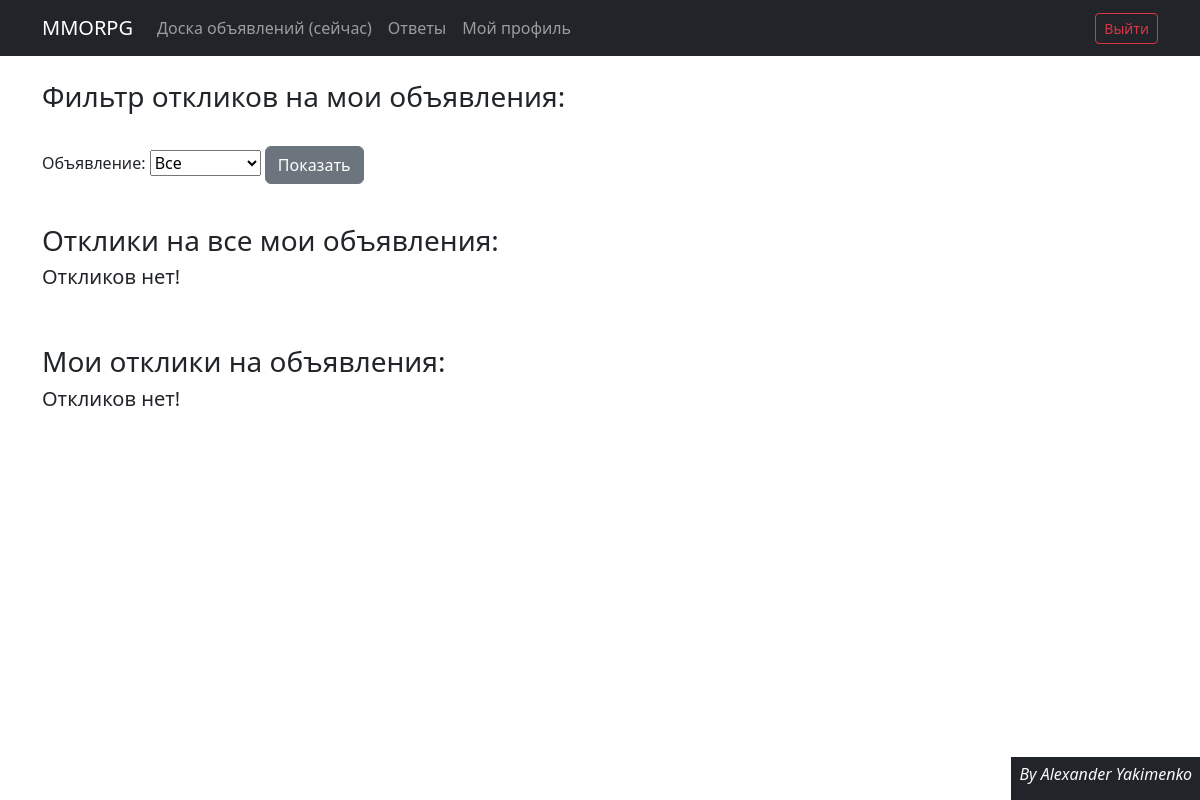
Page /responses (signed in) on the earlier database version.
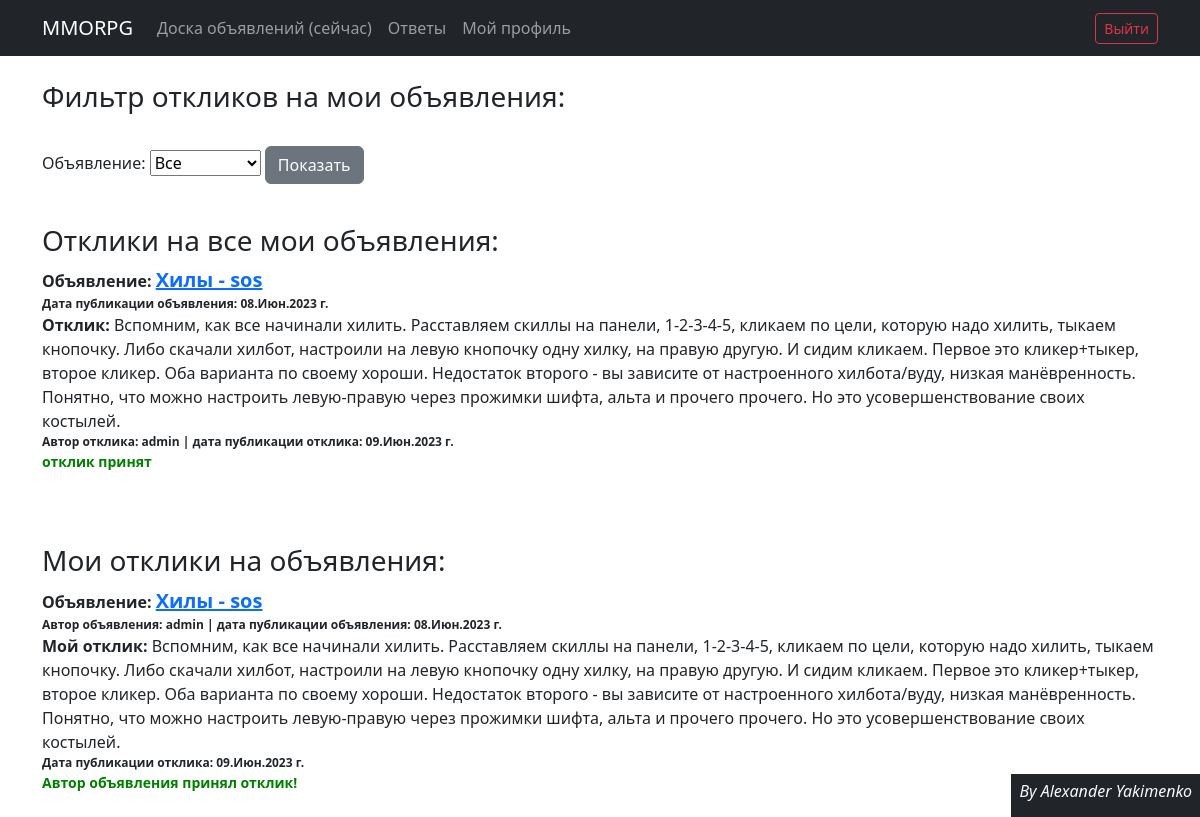
Same page on the later database version.
### callboard/models.py (models this page shows, shortened)
class Response(models.Model):
    author = models.ForeignKey(User, on_delete=models.CASCADE)
    post = models.ForeignKey(Post, on_delete=models.CASCADE)
    text = models.TextField(verbose_name='Текст')
    status = models.BooleanField(default=False)
    dateCreation = models.DateTimeField(auto_now_add=True)

class Post(models.Model):
    author = models.ForeignKey(User, on_delete=models.CASCADE)
    CAT = (('tanks', 'Танки'),
           ('healers', 'Хилы'),
           ('damage_dealers', 'ДД'),
           ('dealers', 'Торговцы'),
           ('gildmasters', 'Гилдмастеры'),
           ('quest_givers', 'Квестгиверы'),
           ('blacksmiths', 'Кузнецы'),
           ('tanners', 'Кожевники'),
           ('potion_makers', 'Зельевары'),
           ('spell_masters', 'Мастера заклинаний'))
    category = models.CharField(max_length=15, choices=CAT, verbose_name='Категория')
    dateCreation = models.DateTimeField(auto_now_add=True)
    title = models.CharField(max_length=256, verbose_name='Название')
    text = models.TextField()
    image = models.ImageField(upload_to='media/', blank=True)
    objects = models.Manager()

### callboard/views.py (the view, shortened to what this page needs)
# urls.py: path('responses', Responses.as_view(), name='responses'),
class Responses(LoginRequiredMixin, ListView):
    model = Response
    template_name = 'responses.html'
    context_object_name = 'responses'
    def get_context_data(self, *, object_list=None, **kwargs):
        context = super(Responses, self).get_context_data(**kwargs)
        global title
        if self.kwargs.get('pk') and Post.objects.filter(id=self.kwargs.get('pk')).exists():
            title = str(Post.objects.get(id=self.kwargs.get('pk')).title)
            print(title)
        context['form'] = ResponsesFilterForm(self.request.user, initial={'title': title})
        context['title'] = title
        if title:
            post_id = Post.objects.get(title=title)
            context['filter_responses'] = list(Response.objects.filter(post_id=post_id).order_by('-dateCreation'))
            context['response_post_id'] = post_id.id
        else:
            context['filter_responses'] = list(
                Response.objects.filter(post_id__author_id=self.request.user).order_by('-dateCreation'))
            context['myresponses'] = list(
                Response.objects.filter(author_id=self.request.user).order_by('-dateCreation'))
            return context

### callboard/forms.py
class ResponsesFilterForm(forms.Form):
    def __init__(self, user, *args, **kwargs):
        super(ResponsesFilterForm, self).__init__(*args, **kwargs)
        self.fields['title'] = forms.ModelChoiceField(
            label='Объявление',
            queryset=Post.objects.filter(author_id=user.id).order_by('-dateCreation').values_list('title', flat=True),
            empty_label="Все",
            required=False
        )

### templates/responses.html (shortened to what this page needs)
{% extends 'default.html' %}
{% block content %}
    <br>
    <h3>Фильтр откликов на мои объявления:</h3><br>
	<form method="POST">
        {{ form }}
		<input class="btn btn-secondary" type="submit" value="Показать">
	</form><br>
    {% if title %}
        <h3>Oтклики на мое объявление</h3>
        <a href="/post/{{ response_post_id }}" style="font-size: 20px;"><b>{{ title }}:</b></a><br>
        {% if filter_responses %}
            {% for response in filter_responses %}
                <a><b>Отклик: </b></a>{{ response.text }}<br>
                <span style="font-size: 12px;"><b>Автор отклика: {{ response.author.username }} |
                    дата публикации отклика: {{ response.dateCreation|date:'d.M.Y' }} г.</b></span><br>
                {% if response.status == False %}
                    <a href="/response/accept/{{ response.id }}" style="font-size: 12px; color:green"><b>принять</b></a>
                    <a>&nbsp;&nbsp;&nbsp;</a>
                    <a href="/response/delete/{{ response.id }}" style="font-size: 12px; color:red"><b>удалить</b></a>
                {% else %}
                    <a style="font-size: 14px; color:green"><b>отклик принят</b></a>
                {% endif %}
                <br><br>
            {% endfor %}
        {% else %}
            <br>
            <h5>Откликов нет!</h5>
        {% endif %}
    {% else %}
        <h3>Oтклики на все мои объявления:</h3>
        {% if filter_responses %}
            {% for response in filter_responses %}
                <a><b>Объявление:</b></a>
                <a href="/post/{{ response.post_id }}" style="font-size: 20px;"><b>{{ response.post.title }}</b></a><br>
                <span style="font-size: 12px;"><b>Дата публикации объявления: {{ response.post.dateCreation|date:'d.M.Y' }} г.</b>
                </span><br>
                <a><b>Отклик: </b></a>{{ response.text }}<br>
                <span style="font-size: 12px;"><b>Автор отклика: {{ response.author.username }} |
                    дата публикации отклика: {{ response.dateCreation|date:'d.M.Y' }} г.</b></span><br>
                {% if response.status == False %}
                    <a href="/response/accept/{{ response.id }}" style="font-size: 12px; color:green"><b>принять</b></a>
                    <a>&nbsp;&nbsp;&nbsp;</a>
                    <a href="/response/delete/{{ response.id }}" style="font-size: 12px; color:red"><b>удалить</b></a>
                {% else %}
                    <a style="font-size: 14px; color:green"><b>отклик принят</b></a>
                {% endif %}
                <br><br>
            {% endfor %}
        {% else %}
            <h5>Откликов нет!</h5>
        {% endif %}
    {% endif %}
    <br><br>
    <h3>Мои отклики на объявления:</h3>
    {% if myresponses %}
        {% for response in myresponses %}
            <a><b>Объявление:</b></a>
            <a href="/post/{{ response.post_id }}" style="font-size: 20px;"><b>{{ response.post.title }}</b></a><br>
            <span style="font-size: 12px;"><b>Автор объявления:  {{ response.post.author.username }} |
                дата публикации объявления: {{ response.post.dateCreation|date:'d.M.Y' }} г.</b></span><br>
            <a><b>Мой отклик:</b></a>
            {{ response.text }}<br>
            <span style="font-size: 12px;"><b>Дата публикации отклика: {{ response.dateCreation|date:'d.M.Y' }} г.</b></span><br>
            {% if response.status == True %}
                <a style="font-size: 14px; color:green"><b>Автор объявления принял отклик!</b></a>
            {% else %}
                <a style="font-size: 14px; color:red"><b>Автор объявления пока не принял отклик!</b></a>
            {% endif %}
        <br><br>
        {% endfor %}
    {% else %}
        <h5>Откликов нет!</h5>
    {% endif %}
{% endblock content %}

### templates/default.html (shortened to what this page needs)
{% load static %}
<html lang="en">
<head>
  <link href="{% static 'css/styles.css' %}" rel="stylesheet" />
</head>
<body>
  <nav class="navbar navbar-expand-lg navbar-dark bg-dark static-top">
    <div class="container">
      <a class="navbar-brand" href="/">MMORPG</a>
      <div class="collapse navbar-collapse" id="navbarResponsive">
        <ul class="navbar-nav ml-auto">
          <li class="nav-item active">
            <a class="nav-link" href="{% url 'index' %}">Доска объявлений
              <span class="sr-only">(сейчас)</span>
            </a>
          </li>
          <li class="nav-item">
            <a class="nav-link" href="{% url 'responses' %}">Ответы</a>
          </li>
          {% if user.is_authenticated %}
          <li class="nav-item">
              <a class="nav-link" href="{% url 'account_profile' %}">Мой профиль</a>
          </li>
          {% else %}
          <li class="nav-item">
              <a class="nav-link" href="{% url 'account_login' %}">Зарегистрироваться/Войти</a>
          </li>
          {% endif %}
        </ul>
      </div>
      <div class="navbar-nav">
        {% if user.is_authenticated %}
        <a href="{% url 'account_logout' %}" class="btn btn-sm btn-outline-danger ms-4"> Выйти</a>
        {% else %}
        <a href="{% url 'account_login' %}" class="btn btn-sm btn-outline-success ms-4"><i
                class="bx bx-log-in-circle"></i> Авторизоваться</a>
        {% endif %}
      </div>
    </div>
  </nav>
  <div class="container">
    <div class="row">
      <div class="col-lg-12">
       {% block content %}{% endblock content %}
      </div>
    </div>
  </div>
        <footer class="mt-auto bg-dark text-lg-end p-2 fst-italic position-absolute bottom-0 end-0">
            <h6 class="text-light">By Alexander Yakimenko</h6>
        </footer>
</body>
</html>

Differences in the rows shown:
added Response: post "Хилы - sos", post.dateCreation "08.Июн.2023", text "Вспомним, как все начинали хилить. Расставляем скиллы на панели, 1-2-3-4-5, кликаем по цели, которую надо хилить, тыкаем кнопочку. Либо скачали хилбот, настроили на левую кнопочку одну хилку, на правую другую. И сидим кликаем. Первое это кликер+тыкер, второе кликер. Оба варианта по своему хороши. Недостаток второго - вы зависите от настроенного хилбота/вуду, низкая манёвренность. Понятно, что можно настроить левую-правую через прожимки шифта, альта и прочего прочего. Но это усовершенствование своих костылей.", author.username "admin", dateCreation "09.Июн.2023", status "отклик принят", post.author.username "admin"
Other differences:
text no longer shown: "Откликов нет! Откликов нет!"
